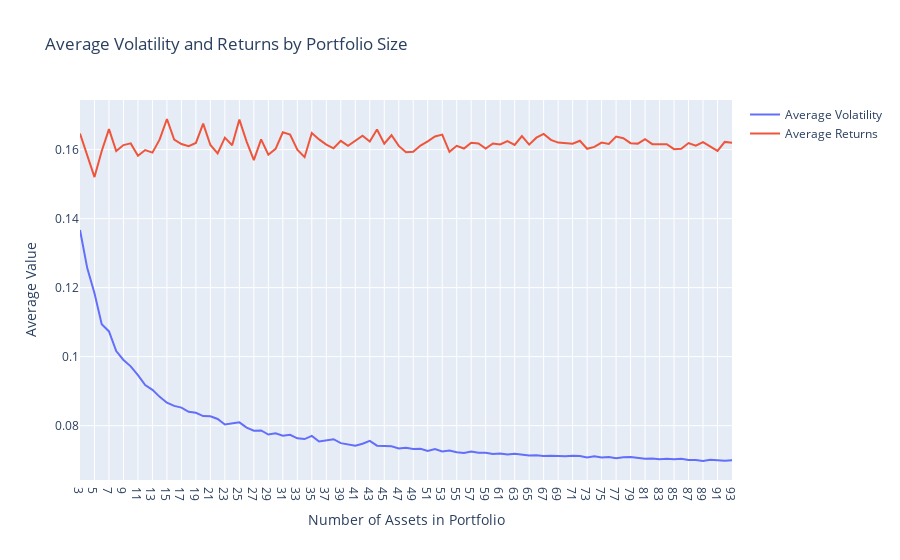

The code cell stored with this chart in its notebook:
### Code cell
import numpy as np
from collections import defaultdict
import plotly.graph_objects as go

portfolio_sizes = [len(portfolio['tickers']) for portfolio in all_portfolios]
volatility = [np.sqrt(portfolio['variance']) for portfolio in all_portfolios]
returns = [portfolio['return'] for portfolio in all_portfolios]

volatility_by_size = defaultdict(list)
for size, vol, ret in zip(portfolio_sizes, volatility, returns):
    volatility_by_size[size].append((vol, ret))

average_volatility = {size: np.mean([v[0] for v in vols]) for size, vols in volatility_by_size.items()}
average_returns = {size: np.mean([v[1] for v in vols]) for size, vols in volatility_by_size.items()}

sorted_sizes = sorted(average_volatility.keys())
sorted_average_vols = [average_volatility[size] for size in sorted_sizes]
sorted_average_rets = [average_returns[size] for size in sorted_sizes]

fig = go.Figure()
fig.add_trace(go.Scatter(
    x=sorted_sizes,
    y=sorted_average_vols,
    mode='lines',
    name='Average Volatility'
))
fig.add_trace(go.Scatter(
    x=sorted_sizes,
    y=sorted_average_rets,
    mode='lines',
    name='Average Returns'
))

fig.update_layout(
    title='Average Volatility and Returns by Portfolio Size',
    xaxis_title='Number of Assets in Portfolio',
    yaxis_title='Average Value',
    xaxis=dict(type='category'),
)

fig.show()

### Figure 1 — Plotly figure (JSON) as saved in the notebook; plotly's stock layout.template omitted (floating-point values rounded to 4 significant figures)
{"data": [{"mode": "lines", "name": "Average Volatility", "type": "scatter", "x": [3, 4, 5, 6, 7, 8, 9, 10, 11, 12, 13, 14, 15, 16, 17, 18, 19, 20, 21, 22, 23, 24, 25, 26, 27, 28, 29, 30, 31, 32, 33, 34, 35, 36, 37, 38, 39, 40, 41, 42, 43, 44, 45, 46, 47, 48, 49, 50, 51, 52, 53, 54, 55, 56, 57, 58, 59, 60, 61, 62, 63, 64, 65, 66, 67, 68, 69, 70, 71, 72, 73, 74, 75, 76, 77, 78, 79, 80, 81, 82, 83, 84, 85, 86, 87, 88, 89, 90, 91, 92, 93], "y": [0.1367, 0.1257, 0.1184, 0.1094, 0.1073, 0.1016, 0.09904, 0.09719, 0.09466, 0.09176, 0.09037, 0.08835, 0.08666, 0.08574, 0.08524, 0.08402, 0.08373, 0.08278, 0.08274, 0.08194, 0.08035, 0.08067, 0.08096, 0.07945, 0.07856, 0.07862, 0.07743, 0.07782, 0.07707, 0.07735, 0.07634, 0.07612, 0.07704, 0.07543, 0.07567, 0.07607, 0.07494, 0.07459, 0.0742, 0.07478, 0.0756, 0.07422, 0.07419, 0.07403, 0.07339, 0.0736, 0.07327, 0.07333, 0.07268, 0.07326, 0.07254, 0.07281, 0.07232, 0.07206, 0.07249, 0.07214, 0.07213, 0.07176, 0.0719, 0.07164, 0.07184, 0.07164, 0.07134, 0.07145, 0.07124, 0.07127, 0.07115, 0.07112, 0.07125, 0.07122, 0.07078, 0.07114, 0.07076, 0.0709, 0.07057, 0.07088, 0.07096, 0.07068, 0.07044, 0.07051, 0.07029, 0.07038, 0.07025, 0.07044, 0.07004, 0.07007, 0.06977, 0.07014, 0.06989, 0.06986, 0.06999]}, {"mode": "lines", "name": "Average Returns", "type": "scatter", "x": [3, 4, 5, 6, 7, 8, 9, 10, 11, 12, 13, 14, 15, 16, 17, 18, 19, 20, 21, 22, 23, 24, 25, 26, 27, 28, 29, 30, 31, 32, 33, 34, 35, 36, 37, 38, 39, 40, 41, 42, 43, 44, 45, 46, 47, 48, 49, 50, 51, 52, 53, 54, 55, 56, 57, 58, 59, 60, 61, 62, 63, 64, 65, 66, 67, 68, 69, 70, 71, 72, 73, 74, 75, 76, 77, 78, 79, 80, 81, 82, 83, 84, 85, 86, 87, 88, 89, 90, 91, 92, 93], "y": [0.1647, 0.1581, 0.152, 0.1596, 0.1659, 0.1596, 0.1613, 0.1618, 0.1582, 0.1599, 0.1591, 0.163, 0.1689, 0.1629, 0.1616, 0.161, 0.1619, 0.1675, 0.1613, 0.1589, 0.1635, 0.1613, 0.1687, 0.1623, 0.1569, 0.163, 0.1585, 0.1602, 0.165, 0.1643, 0.1599, 0.1578, 0.1648, 0.1629, 0.1614, 0.1604, 0.1625, 0.1611, 0.1626, 0.164, 0.1623, 0.1658, 0.1617, 0.1641, 0.1611, 0.1593, 0.1593, 0.1612, 0.1624, 0.1638, 0.1643, 0.1593, 0.1611, 0.1603, 0.162, 0.1618, 0.1603, 0.1618, 0.1615, 0.1625, 0.1613, 0.1639, 0.1614, 0.1635, 0.1645, 0.1628, 0.162, 0.1619, 0.1617, 0.1626, 0.1602, 0.1608, 0.162, 0.1616, 0.1638, 0.1633, 0.1619, 0.1617, 0.163, 0.1616, 0.1614, 0.1615, 0.1601, 0.1602, 0.1619, 0.1611, 0.1622, 0.161, 0.1596, 0.1622, 0.162]}], "layout": {"title": {"text": "Average Volatility and Returns by Portfolio Size"}, "xaxis": {"title": {"text": "Number of Assets in Portfolio"}, "type": "category"}, "yaxis": {"title": {"text": "Average Value"}}}}
